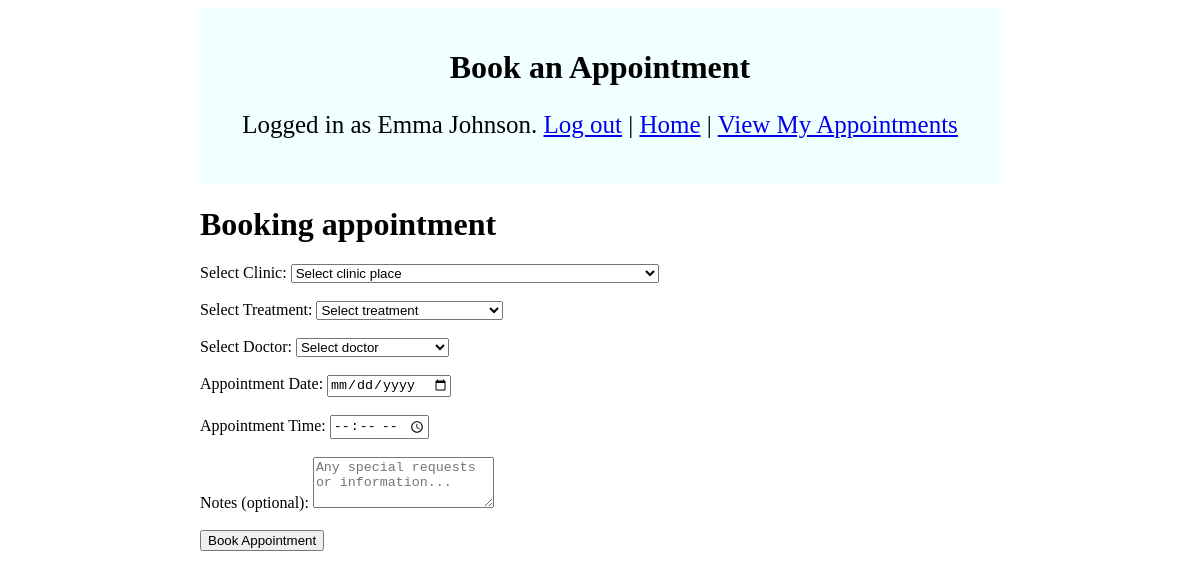
The app's page /book (signed in), older data.
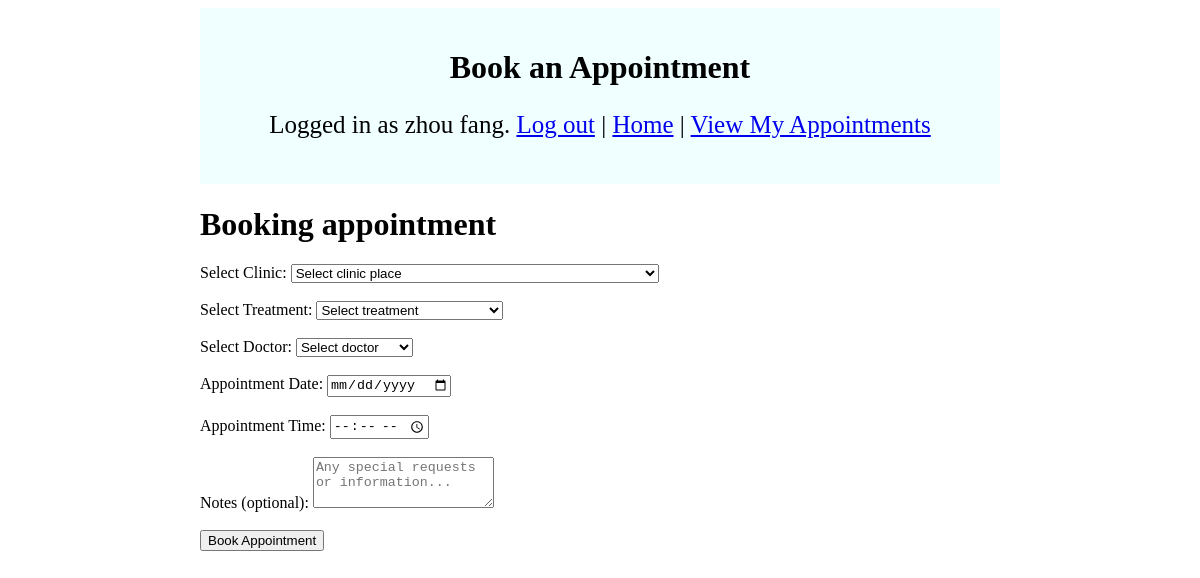
The same page, newer data.
### tables this page shows
CREATE TABLE person (
person_id INTEGER PRIMARY KEY,
user_id INTEGER,
role TEXT,
name TEXT,
ssn TEXT UNIQUE,
dob TEXT,
address TEXT,
phone TEXT,
gender TEXT
, avatar TEXT);

### app.py (the view, shortened to what this page needs)
@app.route("/book", methods=["GET", "POST"])
def book():
    if not session.get("user_email"):
        return redirect("/login")
    conn = get_db()
    cur = conn.cursor()
    clinics = cur.execute("SELECT * FROM clinic").fetchall()
    treatments = cur.execute("SELECT * FROM treatment_name").fetchall()
    doctors = cur.execute("""SELECT person_id, name FROM person WHERE role = 'doctor'""").fetchall()
    conn.close()
    return render_template(
        "book.html",
        clinics=clinics,
        treatments=treatments,
        doctors=doctors,
        name=session.get("user_name")
        )

### app.py (called while the page is built)
def get_db():
    conn = sqlite3.connect(db)
    conn.row_factory = sqlite3.Row
    return conn

### templates/book.html (shortened to what this page needs)
{% extends "layout.html" %}
{% block body %}
    <div class="container">
        <div class="box">
            <h1>Book an Appointment</h1>
            <p style="font-size: 25px;">Logged in as {{ name }}. <a href="/logout">Log out</a> | <a href="/">Home</a> | <a href="/appointments">View My Appointments</a></p>
        </div>
            <h1>Booking appointment</h1>
            <form action="/book" method="post">
                Select Clinic:
                <select name="clinic_id" required>
                    <option disabled selected value="">Select clinic place</option>
                </select>
                <br><br>
                Select Treatment:
                <select name="treatment_id" required>
                    <option disabled selected value="">Select treatment</option>
                </select>
                <br><br>
                Select Doctor:
                <select name="doctor_id" required>
                    <option disabled selected value="">Select doctor</option>
                </select>
                <br><br>
                Appointment Date:
                <input type="date" name="date" required>
                <br><br>
                Appointment Time:
                <input type="time" name="time" required>
                <br><br>
                Notes (optional):
                <textarea name="note" rows="3" placeholder="Any special requests or information..."></textarea>
                <br><br>
                <button type="submit">Book Appointment</button>
            </form>
    </div>
{% endblock %}

Row changes from the older to the newer data that the page shows:
now on this page (row edited): person: name "zhou fang"
Text that changed along with them:
{{ name }}: "Emma Johnson" → (not shown)
